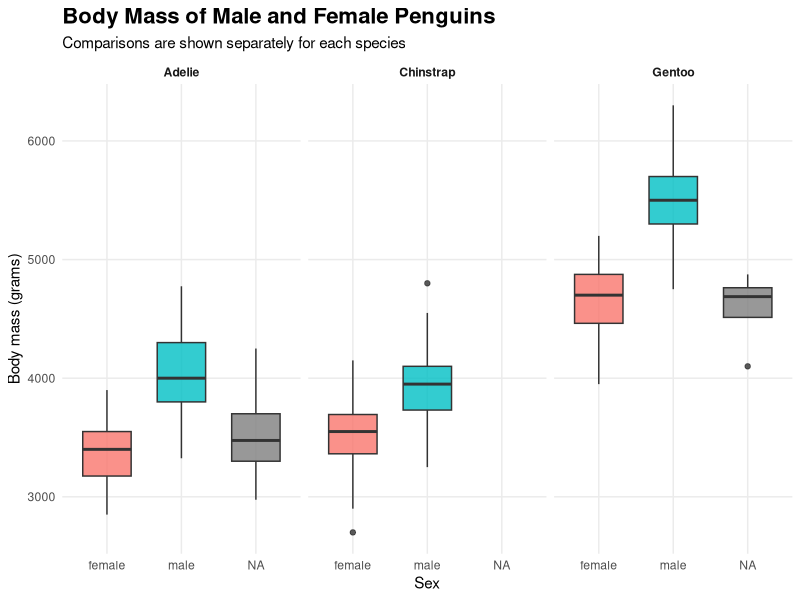
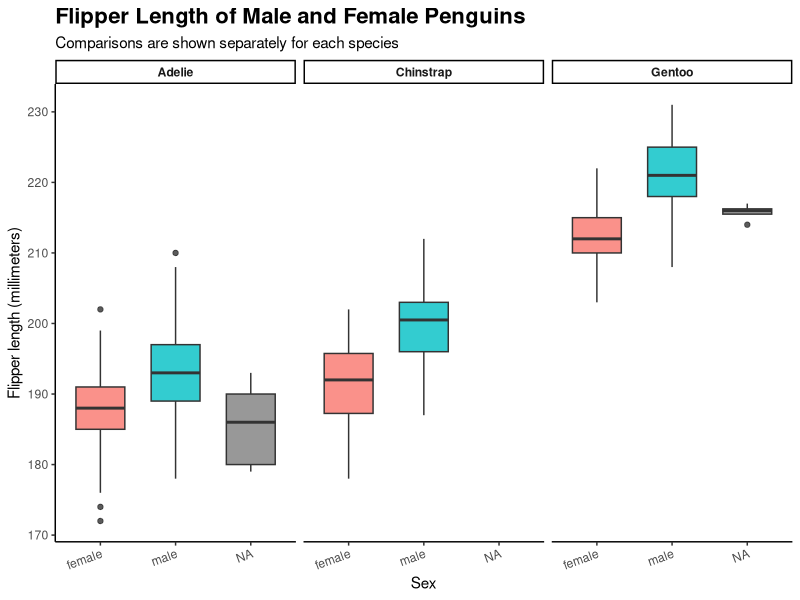
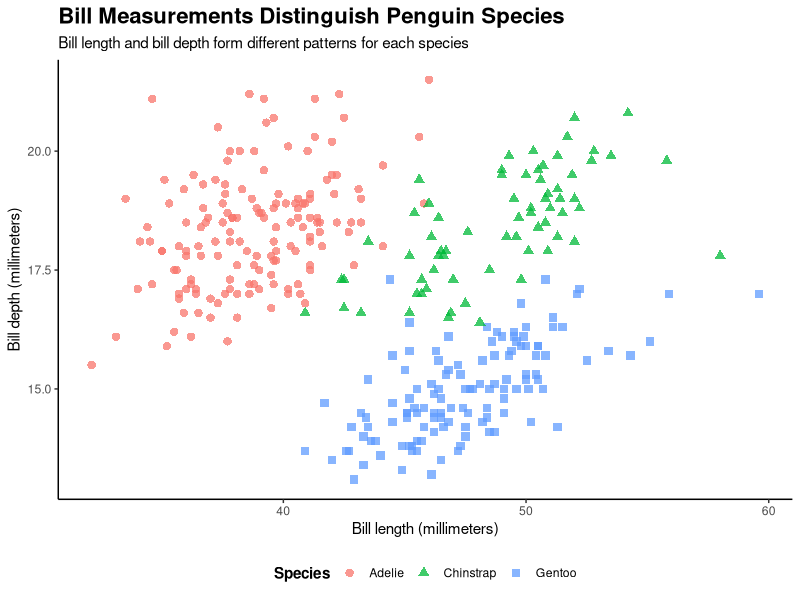
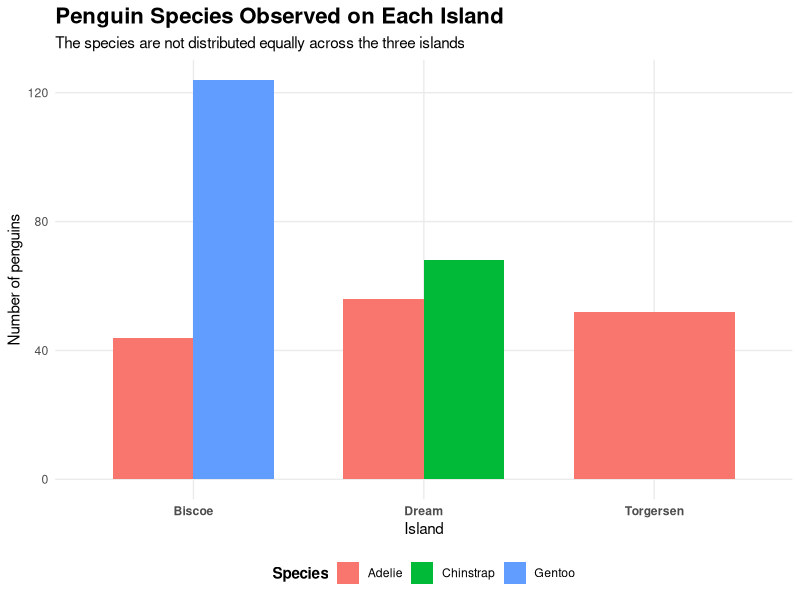

Reproduce these figures in R, in order.
## ---- chunk 1
# Set options for all code chunks in this document.
knitr::opts_chunk$set(
  echo = TRUE,
  message = FALSE,
  warning = FALSE
)

# Load the packages needed for this project.
library(palmerpenguins)
library(ggplot2)

# Load the Palmer Penguins dataset.
penguins <- palmerpenguins::penguins
## ---- chunk 2
# Count the number of columns in the dataset.
number_of_columns <- ncol(penguins)

# Count the number of rows, which represent individual penguin observations.
number_of_penguins <- nrow(penguins)

number_of_columns
number_of_penguins

# Display the names of all variables.
names(penguins)
## ---- chunk 3
# Count the number of male, female, and missing sex values.
sex_counts <- table(
  penguins$sex,
  useNA = "ifany"
)

sex_counts
## ---- chunk 4
# Create a data frame containing only male penguins.
# Exact matching is important because "male" is also part of the word "female".
pmale <- penguins[
  !is.na(penguins$sex) & penguins$sex == "male",
]

# Create a data frame containing only female penguins.
pfemale <- penguins[
  !is.na(penguins$sex) & penguins$sex == "female",
]

# Check the number of rows in each new data frame.
nrow(pmale)
nrow(pfemale)

# View the first few rows.
head(pmale)
head(pfemale)
## ---- chunk 5
# Count the number of penguins from each species.
species_counts <- table(penguins$species)

species_counts
## ---- chunk 6
# Create a data frame containing only Adelie penguins.
pAdel <- penguins[
  penguins$species == "Adelie",
]

# Create a data frame containing only Chinstrap penguins.
pChin <- penguins[
  penguins$species == "Chinstrap",
]

# Create a data frame containing only Gentoo penguins.
pGen <- penguins[
  penguins$species == "Gentoo",
]

# Check the number of rows in each data frame.
nrow(pAdel)
nrow(pChin)
nrow(pGen)

# View the first few rows.
head(pAdel)
head(pChin)
head(pGen)
## ---- chunk 7
# Count the number of penguins observed on each island.
island_counts <- table(penguins$island)

island_counts
## ---- chunk 8
# Create a data frame containing only penguins from Biscoe Island.
iBis <- penguins[
  penguins$island == "Biscoe",
]

# Create a data frame containing only penguins from Dream Island.
iDream <- penguins[
  penguins$island == "Dream",
]

# Create a data frame containing only penguins from Torgersen Island.
iTorg <- penguins[
  penguins$island == "Torgersen",
]

# Check the number of rows in each data frame.
nrow(iBis)
nrow(iDream)
nrow(iTorg)

# View the first few rows.
head(iBis)
head(iDream)
head(iTorg)
## ---- chunk 9
# Create a boxplot comparing body mass by sex within each species.
ggplot(
  data = penguins,
  aes(
    x = sex,
    y = body_mass_g,
    fill = sex
  )
) +
  geom_boxplot(
    na.rm = TRUE,
    width = 0.65,
    alpha = 0.8,
    show.legend = FALSE
  ) +
  facet_wrap(~ species) +
  labs(
    title = "Body Mass of Male and Female Penguins",
    subtitle = "Comparisons are shown separately for each species",
    x = "Sex",
    y = "Body mass (grams)"
  ) +
  theme_minimal() +
  theme(
    plot.title = element_text(
      face = "bold",
      size = 16
    ),
    plot.subtitle = element_text(
      size = 11
    ),
    strip.text = element_text(
      face = "bold"
    ),
    panel.grid.minor = element_blank()
  )
## ---- chunk 10
# Create a boxplot comparing flipper length by sex within each species.
ggplot(
  data = penguins,
  aes(
    x = sex,
    y = flipper_length_mm,
    fill = sex
  )
) +
  geom_boxplot(
    na.rm = TRUE,
    width = 0.65,
    alpha = 0.8,
    show.legend = FALSE
  ) +
  facet_wrap(~ species) +
  labs(
    title = "Flipper Length of Male and Female Penguins",
    subtitle = "Comparisons are shown separately for each species",
    x = "Sex",
    y = "Flipper length (millimeters)"
  ) +
  theme_classic() +
  theme(
    plot.title = element_text(
      face = "bold",
      size = 16
    ),
    plot.subtitle = element_text(
      size = 11
    ),
    strip.text = element_text(
      face = "bold"
    ),
    axis.text.x = element_text(
      angle = 20,
      hjust = 1
    )
  )
## ---- chunk 11
# Create a scatterplot comparing bill length and bill depth.
ggplot(
  data = penguins,
  aes(
    x = bill_length_mm,
    y = bill_depth_mm,
    color = species,
    shape = species
  )
) +
  geom_point(
    size = 2.5,
    alpha = 0.75,
    na.rm = TRUE
  ) +
  labs(
    title = "Bill Measurements Distinguish Penguin Species",
    subtitle = "Bill length and bill depth form different patterns for each species",
    x = "Bill length (millimeters)",
    y = "Bill depth (millimeters)",
    color = "Species",
    shape = "Species"
  ) +
  theme_classic() +
  theme(
    plot.title = element_text(
      face = "bold",
      size = 16
    ),
    plot.subtitle = element_text(
      size = 11
    ),
    legend.position = "bottom",
    legend.title = element_text(
      face = "bold"
    )
  )
## ---- chunk 12
# Create a frequency table of island and species combinations.
island_species_counts <- as.data.frame(
  table(
    penguins$island,
    penguins$species
  )
)

# Rename the columns.
names(island_species_counts) <- c(
  "island",
  "species",
  "count"
)

# Remove combinations with zero observations.
island_species_counts <- island_species_counts[
  island_species_counts$count > 0,
]

island_species_counts
## ---- chunk 13
# Create a grouped bar chart showing species counts on each island.
ggplot(
  data = island_species_counts,
  aes(
    x = island,
    y = count,
    fill = species
  )
) +
  geom_col(
    position = "dodge",
    width = 0.7
  ) +
  labs(
    title = "Penguin Species Observed on Each Island",
    subtitle = "The species are not distributed equally across the three islands",
    x = "Island",
    y = "Number of penguins",
    fill = "Species"
  ) +
  theme_minimal() +
  theme(
    plot.title = element_text(
      face = "bold",
      size = 16
    ),
    plot.subtitle = element_text(
      size = 11
    ),
    legend.position = "bottom",
    legend.title = element_text(
      face = "bold"
    ),
    panel.grid.minor = element_blank(),
    axis.text.x = element_text(
      face = "bold"
    )
  )
